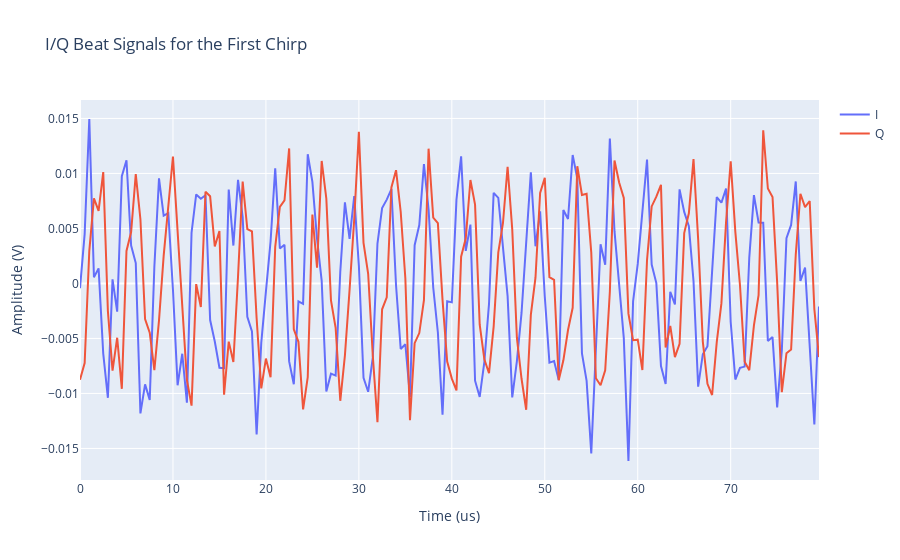

The notebook cell saved with this chart:
### Markdown cell above
_Plot the baseband samples_

### Code cell
import plotly.graph_objs as go

fig = go.Figure()
fig.add_trace(go.Scatter(
    x=timestamp[0, 0, :]*1e6,
    y=np.real(baseband[0, 0, :]),
    name='I',
))
fig.add_trace(go.Scatter(
    x=timestamp[0, 0, :]*1e6,
    y=np.imag(baseband[0, 0, :]),
    name='Q',
))
fig.update_layout(
    title='I/Q Beat Signals for the First Chirp',
    yaxis=dict(title='Amplitude (V)'),
    xaxis=dict(title='Time (us)'),
)
fig.show()

### Figure 1 — Plotly figure (JSON) as saved in the notebook; plotly's stock layout.template omitted (floating-point values rounded to 4 significant figures; data arrays with more than 128 entries replaced by an {"elided": "..."} marker saying what was removed)
{"data": [{"name": "I", "type": "scatter", "x": {"elided": "160 float values"}, "y": {"elided": "160 float values"}}, {"name": "Q", "type": "scatter", "x": {"elided": "160 float values"}, "y": {"elided": "160 float values"}}], "layout": {"title": {"text": "I/Q Beat Signals for the First Chirp"}, "xaxis": {"title": {"text": "Time (us)"}}, "yaxis": {"title": {"text": "Amplitude (V)"}}}}
